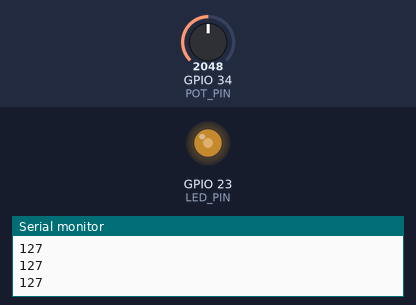
This sketch was run on a simulated ESP32. Parts: output pins drawn as LEDs (lit = HIGH), the last lines printed to the serial monitor. The test bench sets the inputs (shaded band); at power-on: GPIO 34 (POT_PIN) = 2048.

Above: at 1.2 s.
1.3 s: GPIO 34 (POT_PIN) set to 2866
At 2.1 s:
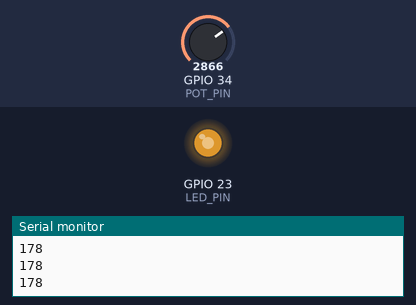
2.8 s: GPIO 34 (POT_PIN) set to 3603
At 4.0 s:
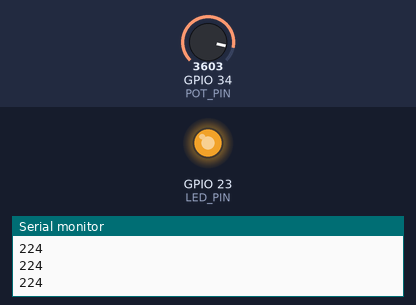
4.3 s: GPIO 34 (POT_PIN) set to 491
At 5.5 s:
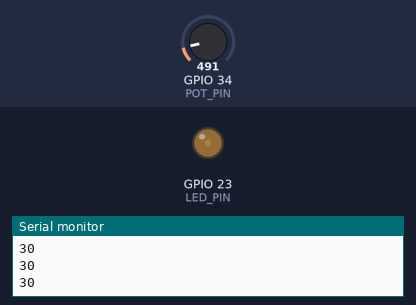
5.8 s: GPIO 34 (POT_PIN) set to 0
At 6.6 s:
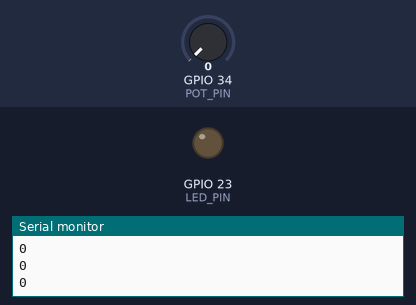
7.3 s: GPIO 34 (POT_PIN) set to 2047
At 8.7 s:
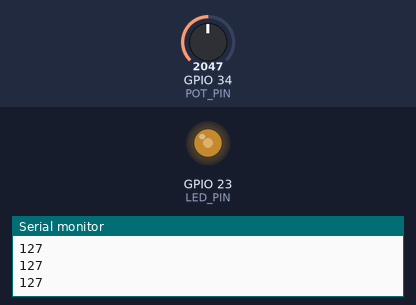
Timing chart, 0 to 9.8 s (numbered marks = the images above; inputs shaded):
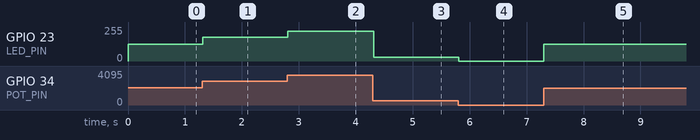

The sketch:

map_dimmer.ino
```cpp
// ESP32 From Zero - Episode 8: the dimmer with map()
// Potentiometer on GPIO 34, red LED on GPIO 23.
// What it does: the same dimmer as pot_dimmer, but map() does the scaling for us:
// it turns the knob's 0 .. 4095 into the LED's 0 .. 255.

const int POT_PIN = 34;        // the knob
const int LED_PIN = 23;        // the red LED

void setup() {
  pinMode(LED_PIN, OUTPUT);
  Serial.begin(115200);
}

void loop() {
  int value = analogRead(POT_PIN);                  // the knob: 0 .. 4095
  int brightness = map(value, 0, 4095, 0, 255);     // from range 0..4095 to range 0..255
  analogWrite(LED_PIN, brightness);
  Serial.println(brightness);
  delay(20);
}
```

Measured:
- after the input at 1.3 s, GPIO 23 (LED_PIN): 127/255 → 178/255 at once
- after the input at 2.8 s, GPIO 23 (LED_PIN): 178/255 → 224/255 at once
- after the input at 4.3 s, GPIO 23 (LED_PIN): 224/255 → 30/255 at once
- after the input at 5.8 s, GPIO 23 (LED_PIN): 30/255 → 0/255 at once
- after the input at 7.3 s, GPIO 23 (LED_PIN): 0/255 → 127/255 at once
